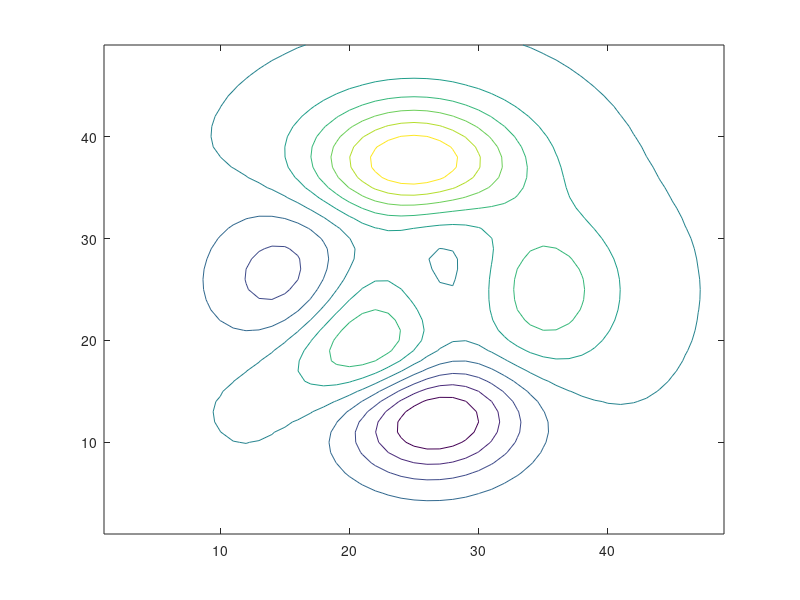

Reproduce this figure in MATLAB. (Note: this script raises an error after producing the figure.)
%% |C2xyz|
% C2XYZ returns the x and y coordinates of contours in a contour
% matrix and their corresponding z values. C is the contour matrix given by 
% the contour function. 
% 
%% Syntax
% 
%  [x,y] = C2xyz(C)
%  [x,y,z] = C2xyz(C)
% 
%% Description 
% 
% |[x,y] = C2xyz(C)| returns |x| and |y| cell arrays of coordinates of contours in a contour
% matrix |C|.
% 
% |[x,y,z] = C2xyz(C)| also returns corresponding |z| values as double.   
% 
% 
%% Example
% Given a contour plot, you want to know the (x,y) coordinates of the contours, 
% as well as the z value corresponding to each contour line. 

C = contour(peaks); 
[x,y,z] = C2xyz(C);

%% 
% This returns 1 x numberOfContourLines cells of x values and y values, and
% their corresponding z values are given in a 1 x numberOfContourLines
% array. Let's pick out all the x, y locations where z = 0, and make that
% contour line a heavy black line:

hold on; % Allows plotting atop the preexisting peaks plot. 

for n = find(z==0.1); % only loop through the z = 0 values. 
    plot(x{n},y{n},'k','linewidth',2)
end

%% 
% And let's make all the z = -2 lines red and dotted: 

for n = find(z==-2) % now loop through the z = -2 values. 
    plot(x{n},y{n},'r:','linewidth',2)
end

%% Author Info
% Created by Chad Greene, of the University of Texas Institute 
% for Geophysics, August 2013. Updated August 2014. 